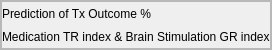
                            <widget class="QFrame" name="frame_7">
                             <property name="maximumSize">
                              <size>
                               <width>16777215</width>
                               <height>50</height>
                              </size>
                             </property>
                             <property name="frameShape">
                              <enum>QFrame::StyledPanel</enum>
                             </property>
                             <property name="frameShadow">
                              <enum>QFrame::Raised</enum>
                             </property>
                             <layout class="QHBoxLayout" name="horizontalLayout_6_7">
                              <property name="spacing">
                               <number>0</number>
                              </property>
                              <property name="leftMargin">
                               <number>0</number>
                              </property>
                              <property name="topMargin">
                               <number>0</number>
                              </property>
                              <property name="rightMargin">
                               <number>0</number>
                              </property>
                              <property name="bottomMargin">
                               <number>0</number>
                              </property>
                              <item>
                               <widget class="QFrame" name="frame_10">
                                <property name="frameShape">
                                 <enum>QFrame::StyledPanel</enum>
                                </property>
                                <property name="frameShadow">
                                 <enum>QFrame::Raised</enum>
                                </property>
                                <layout class="QVBoxLayout" name="verticalLayout_37_10">
                                 <property name="spacing">
                                  <number>0</number>
                                 </property>
                                 <property name="leftMargin">
                                  <number>0</number>
                                 </property>
                                 <property name="topMargin">
                                  <number>0</number>
                                 </property>
                                 <property name="rightMargin">
                                  <number>0</number>
                                 </property>
                                 <property name="bottomMargin">
                                  <number>0</number>
                                 </property>
                                 <item>
                                  <widget class="QLabel" name="label_7">
                                   <property name="styleSheet">
                                    <string notr="true">font: 63 18pt &quot;Segoe UI Semibold&quot;;</string>
                                   </property>
                                   <property name="text">
                                    <string>Prediction of Tx Outcome %</string>
                                   </property>
                                  </widget>
                                 </item>
                                 <item>
                                  <widget class="QLabel" name="label_8">
                                   <property name="text">
                                    <string>Medication TR index &amp; Brain Stimulation GR index</string>
                                   </property>
                                  </widget>
                                 </item>
                                </layout>
                               </widget>
                              </item>
                              <item>
                               <widget class="QFrame" name="frame_11">
                                <property name="frameShape">
                                 <enum>QFrame::StyledPanel</enum>
                                </property>
                                <property name="frameShadow">
                                 <enum>QFrame::Raised</enum>
                                </property>
                               </widget>
                              </item>
                             </layout>
                            </widget>
